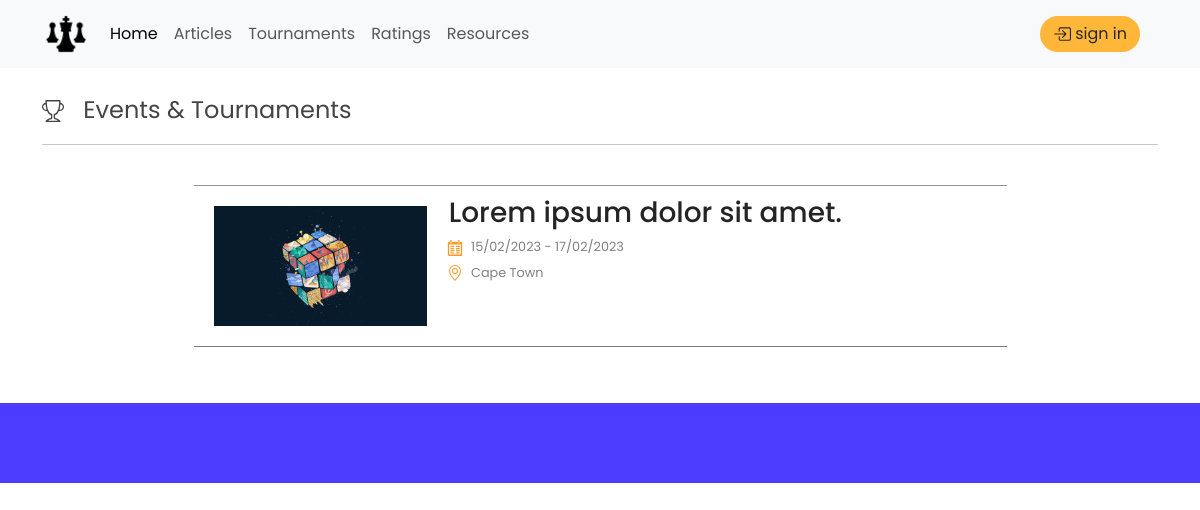
/tournaments/, run on an earlier commit of the app's database.
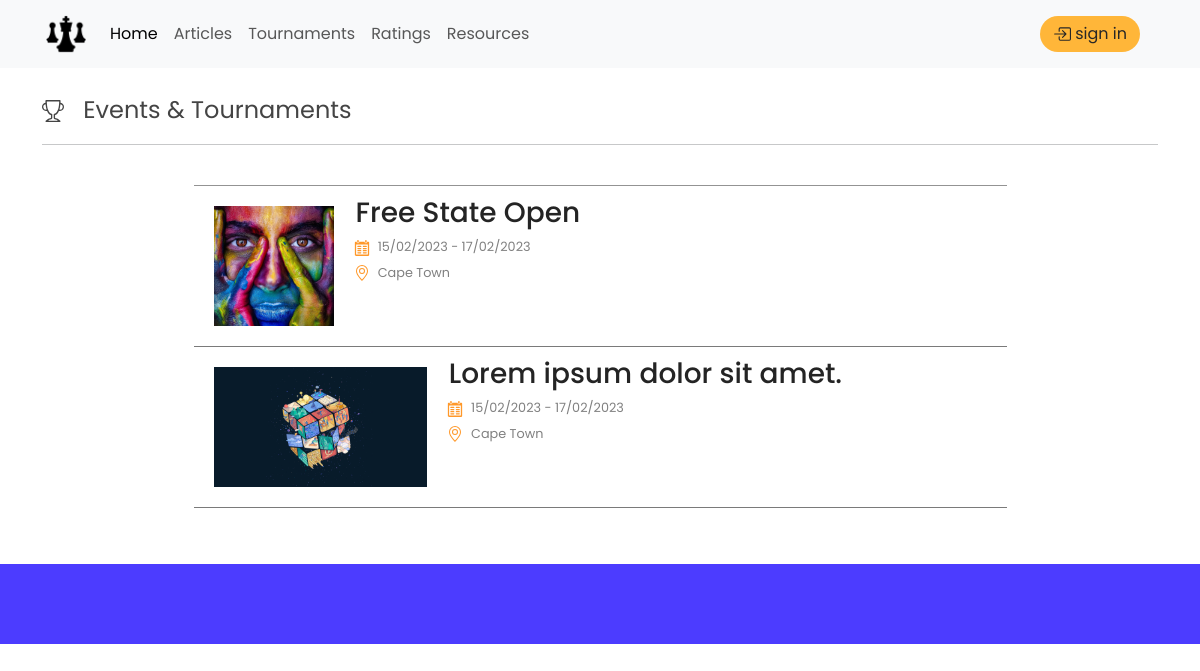
And on a later commit of the database.
### blog/models.py (models this page shows, shortened)
class Tournaments(models.Model):
    thumbnail_t = models.ImageField(null=True, blank=True)
    name = models.CharField(max_length=200)
    description = QuillField()
    slug = models.SlugField(blank=True, max_length=300)
    starts = models.DateField()
    ends = models.DateField()
    ratingType = models.CharField(max_length=100, choices=ratingType, default=" ")
    date_posted = models.DateField(auto_now_add=True)
    featured_tournament = models.BooleanField(null=True, blank=True, default=False)
    class Meta:
        verbose_name_plural = "tournaments"

### blog/views.py (the view)
# urls.py: path("tournaments/",views.tournaments,name='tournaments'),
def tournaments(request):
    tournaments = Tournaments.objects.all()[::-1]
    context = {"tournaments":tournaments}
    return render(request,'blog/tournamentsList.html',context)

### blog/templates/blog/tournamentsList.html (shortened to what this page needs)
{% extends 'blog/base.html' %} {% load static %} {% load bootstrap5 %} {% block content %}
<div class="container">
    <br />
    <span id="section-title"
        >
        &nbsp; Events & Tournaments
    </span>
    <hr>
    <br>
    <div class="container-fluid blog-container">
        <div class="row d-flex justify-content-center">
            {% for article in tournaments %}
            <div class="col-12 col-md-10 col-lg-9">
                {% if forloop.counter == 1 %}
                <div class="d-flex" style="border-top: 1px solid rgba(110, 110, 110, 0.74); border-bottom: 1px solid rgba(95, 95, 95, 0.829)">
                    {% else %}
                    <div class="d-flex" style="border-bottom: 1px solid rgba(67, 67, 67, 0.704)">
                        {% endif %}
                        <div class="blog-img" style="margin: 20px">
                            <img height="120" src="{{article.thumbnail_t.url}}" alt="" />
                        </div>
                        <div class="">
                            <a href="#" class="article-link"> <h3 class="blog-title" style="margin-left: 2px; margin-top: 10px; color: rgb(36, 36, 36)">{{article.name}}</h3> </a>
                            <div id="tournament-details" style="margin-top: 0.3rem">
                                <li>
                                    <span> 15/02/2023 - 17/02/2023</span>
                                </li>
                                <li>
                                    <span> Cape Town</span>
                                </li>
                            </div>
                        </div>
                    </div>
                </div>
                {% endfor %}
            </div>
            <br />
        </div>
    </div>
{% endblock content %}

What changed in the data, as far as the page shows it:
added Tournaments: thumbnail_t (picture), name "Free State Open"
